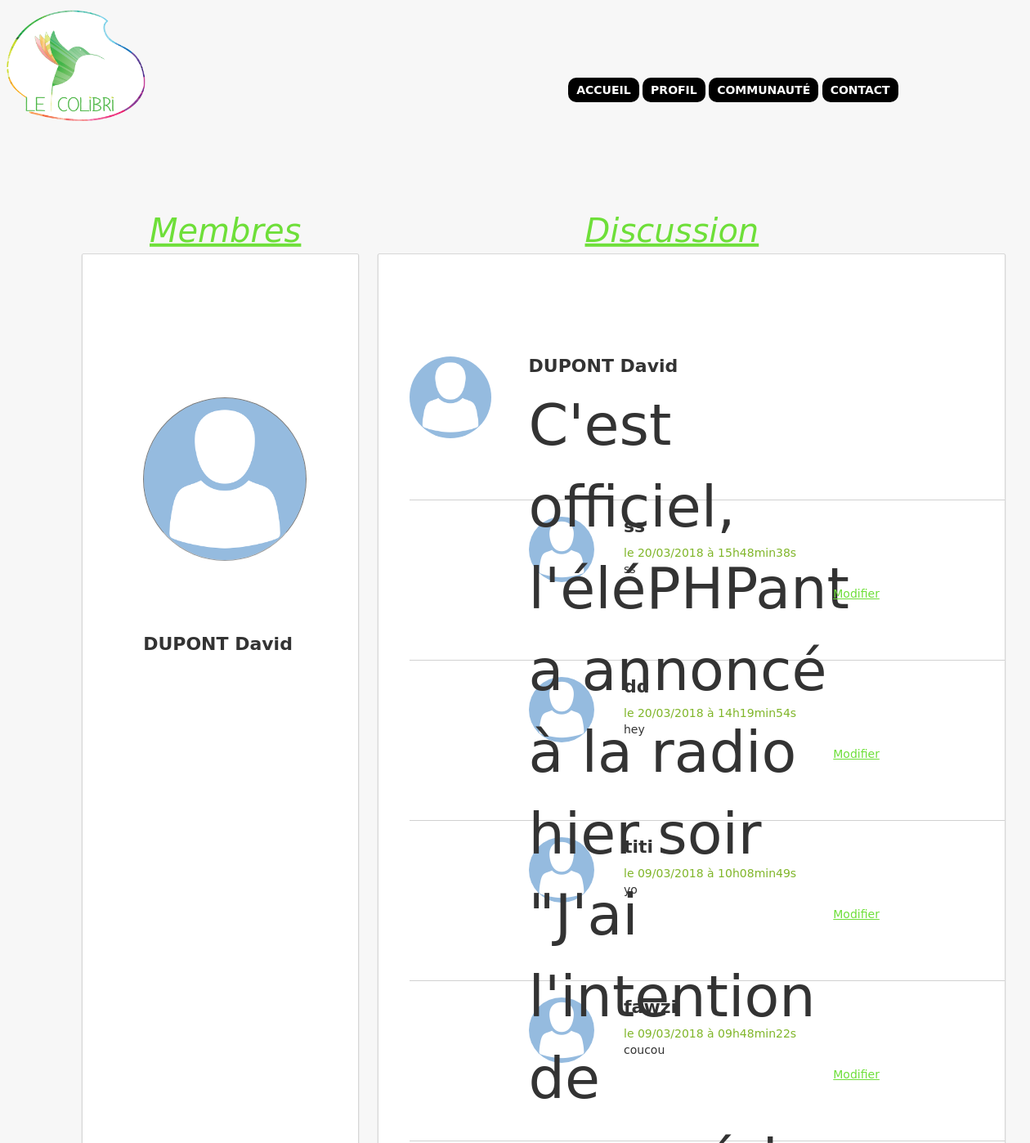
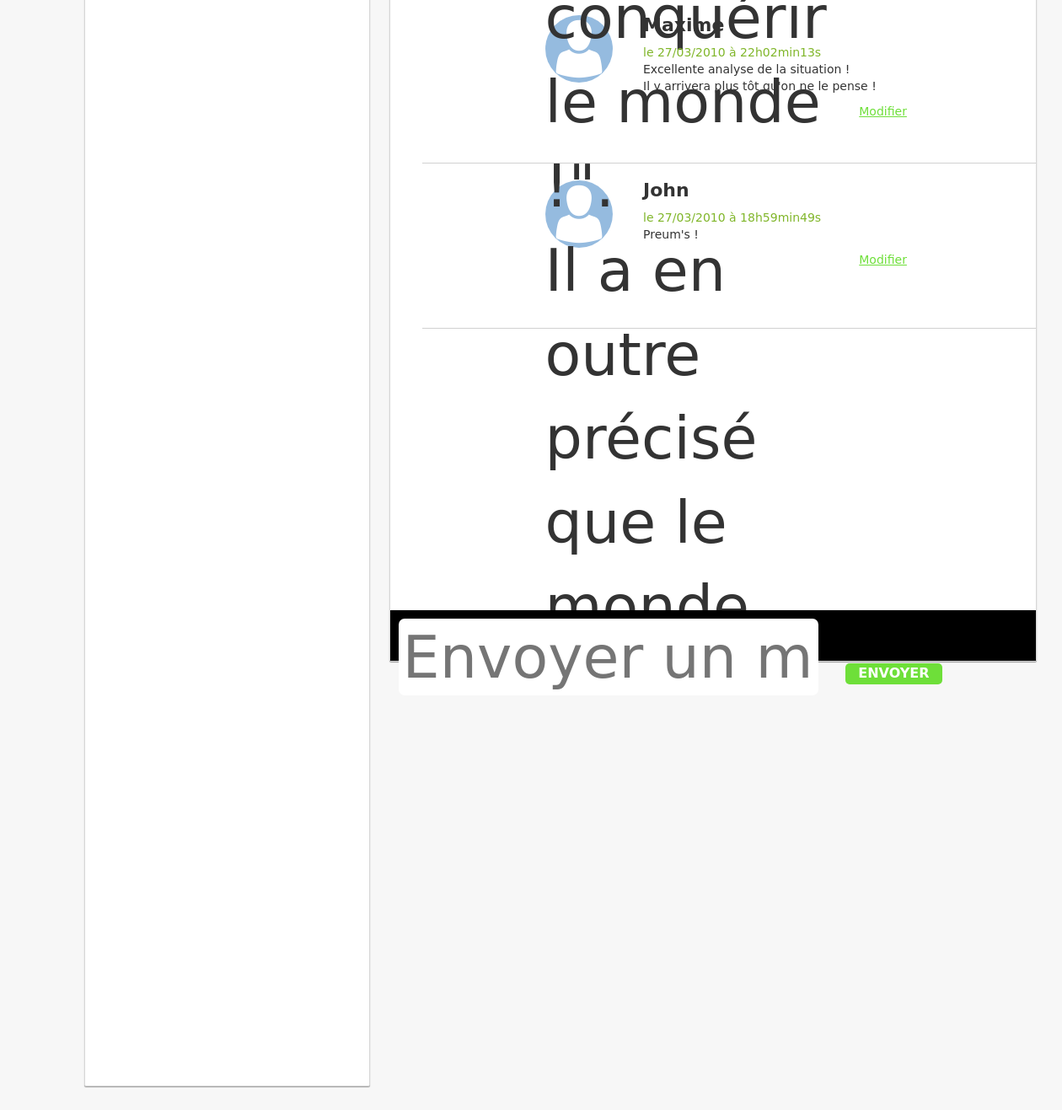
/parent_chatMVC/post.php?id=2, run on the app's committed database (2 pictures, top to bottom).
### tables this page shows
CREATE TABLE `posts` (
  `id` int(11) NOT NULL,
  `title` varchar(255) NOT NULL,
  `content` text NOT NULL,
  `creation_date` datetime NOT NULL
);

CREATE TABLE `comments` (
  `id` int(11) NOT NULL,
  `post_id` int(11) NOT NULL,
  `author` varchar(255) NOT NULL,
  `comment` text NOT NULL,
  `comment_date` datetime NOT NULL
);

### parent_chatMVC/model/frontend.php (called while the page is built, shortened)
<?php
function getPost($postId)
{
    $db = dbConnect();
    $req = $db->prepare('SELECT id, title, content, DATE_FORMAT(creation_date, \'%d/%m/%Y à %Hh%imin%ss\') AS creation_date_fr FROM posts WHERE id = ?');
    $req->execute(array($postId));
    $post = $req->fetch();
    return $post;
}
function getComments($postId)
{
    $db = dbConnect();
    $comments = $db->prepare('SELECT id, author, comment, DATE_FORMAT(comment_date, \'%d/%m/%Y à %Hh%imin%ss\') AS comment_date_fr FROM comments WHERE post_id = ? ORDER BY comment_date DESC');
    $comments->execute(array($postId));
    return $comments;
}
function dbConnect()
{
    try
    {
        $db = new PDO('mysql:host=localhost;dbname=test;charset=utf8', 'root', 'fawzi');
        return $db;
    }
    catch(Exception $e)
    {
        die('Erreur : '.$e->getMessage());
    }
}

### parent_chatMVC/view/postView.php (the view, shortened to what this page needs)
	<div class="contenue">
	<div class="container">
		<div class="membres">
			<div class="membres_avatar">
				<h1>Membres</h1>
				<img src="./images/avatar.png" class="avatar">
				<h2>DUPONT David</h2>
			</div>
		</div>
		<div class="chat">
			<h1>Discussion</h1>
			<div class="messagerie">
				<div class="message">
					<img src="./images/avatar.png" class="boxA avatar2">
					<div class="boxB">
						<h2>DUPONT David</h2>
						<p><?= nl2br(htmlspecialchars($post['content'])) ?></p>
					</div>
				</div>
        <?php
        while ($comment = $comments->fetch())
        {
        ?>
				<div class="reponse">
					<img src="./images/avatar.png" class="boxA avatar3">
					<div class="boxB size">
						<h2><?= htmlspecialchars($comment['author']) ?></h2><span style="color:#80b62a;"> le <?= $comment['comment_date_fr'] ?></span>
						<p><?= nl2br(htmlspecialchars($comment['comment'])) ?></p>
						<a href="edit.php?idComment=<?= $comment['id'] ?>&idBillet=<?= $_GET['id']?>">Modifier</a>
					</div>
				</div>
        <?php
        }
        ?>
			</div>
			<div class="post_messagerie">
            <form action="index.php?action=addComment&amp;id=<?= $post['id'] ?>" method="post">
				<input type="text" name="comment" value="" placeholder="Envoyer un message">
				<button type="submit" name="submit">Envoyer</button>
				</form>
			</div>
		</div>
	</div>
	</div>
<?php require('template.php'); ?>

### parent_chatMVC/public/css/style_header.css (style rules this page uses)
body { margin: 0; padding: 0; height: 100%; width: 100%; }
a { cursor: pointer; }

### parent_chatMVC/public/css/style_footer.css (style rules this page uses)
body { margin: 0; padding: 0; height: 100%; width: 100%; }
h1 { font-size: 20px; color: #ffffff; padding-left: 78%; line-height: 75px; }
a { cursor: pointer; text-decoration: none; color: #ffffff; }

### parent_chatMVC/public/css/style_profile.css (style rules this page uses)
html, body { margin: 0; padding: 0; height: 100%; width: 100%; font-family: 'Verdana', 'DejaVu Sans'; background-color: #f7f7f7; }
.avatar { width: 20vh; height: 20vh; background-image: url('../../images/noavatar.svg'); background-size: 103%; background-position:center; border-radius: 100%; margin: 2.5vh auto; border-width: 1px; border-style: solid; border-color: rgba(0, 0, 0, 0.3); transition-property: border-radius; transition-duration: 0.2s; }

### parent_chatMVC/public/css/style_message.css (style rules this page uses)
.container { margin: 80px; padding: 50px 20px; height: 100vh; }
.contenue { margin-bottom: 50px; }
.membres { border: 1px #d1d1d1 solid; width: 30%; float: left; height: 85vh; overflow-y: visible; background-color: white; border: 1px solid #d7d7d7; border-radius: 2px; color: #333333; font-size: 2.5vh; -moz-box-shadow: 0px 1px 1px 0px #9b9b9b; -webkit-box-shadow: 0px 1px 1px 0px #9b9b9b; -o-box-shadow: 0px 1px 1px 0px #9b9b9b; box-shadow: 0px 1px 1px 0px #9b9b9b; filter:progid:DXImageTransform.Microsoft.Shadow(color=#9b9b9b, Direction=180, Strength=1); }
.avatar { border-radius: 100%; height: 200px; width: 200px; }
.membres_avatar { padding-left: 22%; padding-bottom: 20%; }
.membres_avatar > h1 { color: #6edf39 !important; font-size: 40px; transform: translate(-75%, -115%)!important; font-style: italic; text-decoration: underline; }
.chat { border: 1px #d1d1d1 solid; width: 68%; margin-left: 32%; background-color: white; border: 1px solid #d7d7d7; border-radius: 2px; color: #333333; font-size: 2.5vh; -moz-box-shadow: 0px 1px 1px 0px #9b9b9b; -webkit-box-shadow: 0px 1px 1px 0px #9b9b9b; -o-box-shadow: 0px 1px 1px 0px #9b9b9b; box-shadow: 0px 1px 1px 0px #9b9b9b; filter:progid:DXImageTransform.Microsoft.Shadow(color=#9b9b9b, Direction=180, Strength=1); }
.messagerie { padding-left: 5%; height: 61vh; overflow: scroll; }
.chat > h1 { color: #6edf39 !important; font-size: 40px; transform: translate(-45%, -115%)!important; font-style: italic; text-decoration: underline; }
.avatar2 { border-radius: 100%; height: 100px; width: 100px; }
.avatar3 { border-radius: 100%; height: 80px; width: 80px; }
.boxA { float: left; }
.boxB { height: 175px; width: 75%; padding-left: 20%; }
.boxB > a { color: #6edf39 !important; text-decoration: underline !important; margin-left: 80%; }
.size { font-size: 14px; }
.message { border-bottom: 1px #d1d1d1 solid;*/ }
.reponse { padding-left: 20%; border-bottom: 1px #d1d1d1 solid; }
.post_messagerie { background-color: #000000; height: 60px; }
input[type="text"] { width: 65%; height: 50%; border-radius: 7px; border: none; margin: 10px 10px; padding: 5px; }
button[type="submit"] { height: 60%; width: 15%; background-color: #6edf39; border: none; border-radius: 5px; color: #ffffff; font-weight: bold; font-size: 16px; text-transform: uppercase; }
h2 { font-size : 22px; font-weight:bold; }

### data on the page
posts: content "C'est officiel, l'éléPHPant a annoncé à la radio hier soir \"J'ai l'intention de conquérir le monde !\". Il a en outre précisé que le…"
comments: author "ss", comment_date_fr "20/03/2018 à 15h48min38s", comment "ss"
comments: author "dd", comment_date_fr "20/03/2018 à 14h19min54s", comment "hey"
comments: author "titi", comment_date_fr "09/03/2018 à 10h08min49s", comment "yo"
comments: author "fawzi", comment_date_fr "09/03/2018 à 09h48min22s", comment "coucou"
comments: author "Maxime", comment_date_fr "27/03/2010 à 22h02min13s", comment "Excellente analyse de la situation ! Il y arrivera plus tôt qu'on ne le pense !"
comments: author "John", comment_date_fr "27/03/2010 à 18h59min49s", comment "Preum's !"
